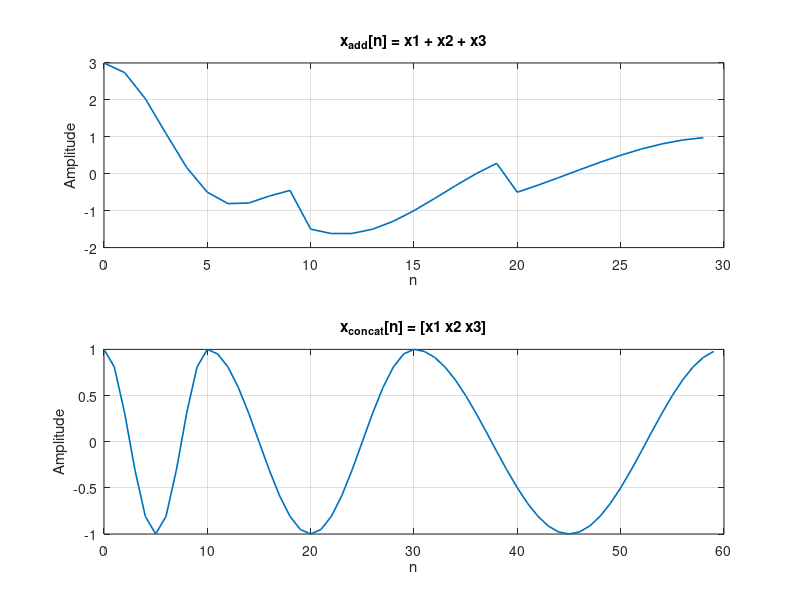
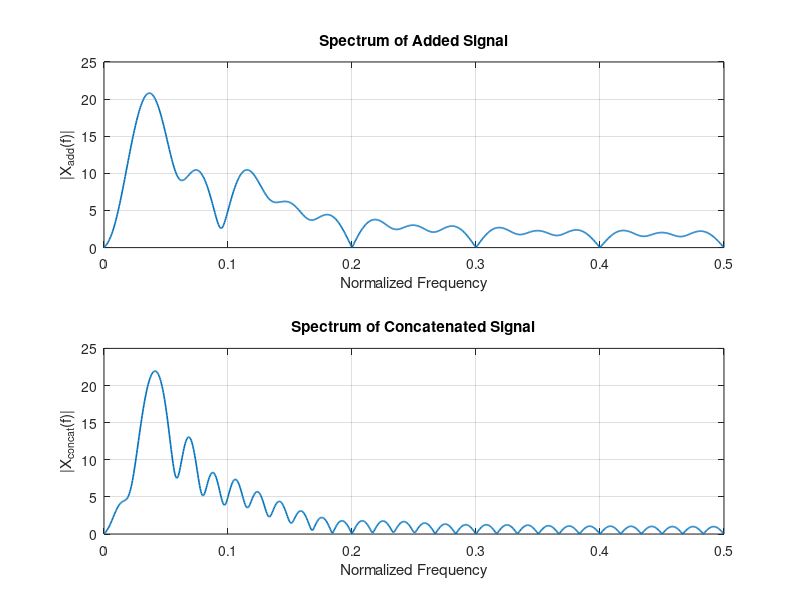

Recreate these plots in MATLAB, in order.
clc; clear; close all;

% ----- Define three signals -----
n1 = 0:9;
x1 = cos(2*pi*n1/10);     % Period = 10 samples

n2 = 0:19;
x2 = cos(2*pi*n2/20);     % Period = 20 samples

n3 = 0:29;
x3 = cos(2*pi*n3/30);     % Period = 30 samples

% ----- Addition -----
% To add, all must have same length → use 30 samples from each
x1p = [x1, zeros(1,20)];     % pad x1 to 30
x2p = [x2, zeros(1,10)];     % pad x2 to 30
x_add = x1p + x2p + x3;      % elementwise addition

% ----- Concatenation -----
x_concat = [x1 x2 x3];

% ----- FFT parameters -----
N1 = 2048;
F = (0:N1-1)/N1;    % normalized frequency

X_add = abs(fft(x_add, N1));
X_concat = abs(fft(x_concat, N1));

% ----- Plot Time Domain -----
figure('Name','Time Domain Comparison','NumberTitle','off');

subplot(2,1,1);
plot(0:length(x_add)-1, x_add, 'LineWidth', 1.2);
xlabel('n');
ylabel('Amplitude');
title('x_{add}[n] = x1 + x2 + x3');
grid on;

subplot(2,1,2);
plot(0:length(x_concat)-1, x_concat, 'LineWidth', 1.2);
xlabel('n');
ylabel('Amplitude');
title('x_{concat}[n] = [x1 x2 x3]');
grid on;

% ----- Plot Frequency Domain -----
figure('Name','Frequency Domain Comparison','NumberTitle','off');

subplot(2,1,1);
plot(F(1:N1/2), X_add(1:N1/2), 'LineWidth', 1.2);
xlabel('Normalized Frequency');
ylabel('|X_{add}(f)|');
title('Spectrum of Added Signal');
grid on;

subplot(2,1,2);
plot(F(1:N1/2), X_concat(1:N1/2), 'LineWidth', 1.2);
xlabel('Normalized Frequency');
ylabel('|X_{concat}(f)|');
title('Spectrum of Concatenated Signal');
grid on;
